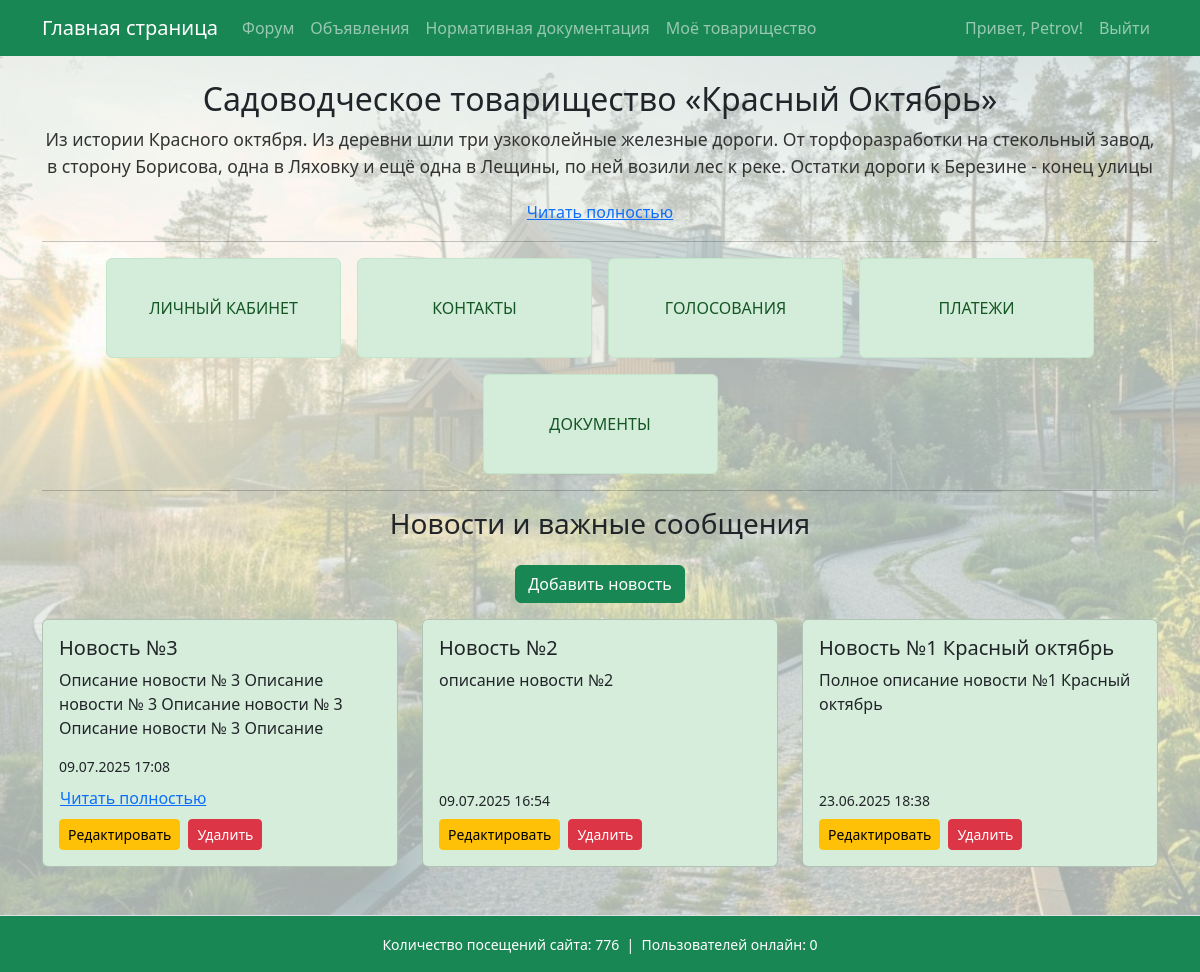
Screenshot of /my_community/ (signed in) with the database file from the repository.
### garden/models.py (models this page shows, shortened)
class Community(models.Model):
    name = models.CharField(max_length=100)
    description = models.TextField(blank=True)
    legal_address = models.TextField("Юридический адрес", blank=True, null=True)
    postal_address = models.TextField("Почтовый адрес", blank=True, null=True)
    bank_details = models.TextField("Банковские реквизиты", blank=True, null=True)
    additional_info = models.TextField("Дополнительная информация", blank=True, null=True)

class News(models.Model):
    community = models.ForeignKey(Community, on_delete=models.CASCADE, related_name='news')
    title = models.CharField(max_length=200, verbose_name='Заголовок')
    content = models.TextField(verbose_name='Описание новости')
    created_at = models.DateTimeField(auto_now_add=True)
    is_deleted = models.BooleanField(default=False)  # Поле мягкого удаления

### garden/views.py (the view)
# urls.py: path('my_community/', views.my_community, name='my_community'),
@login_required
def my_community(request):
    profile = get_object_or_404(Profile, user=request.user)
    community = profile.community
    news_list = News.objects.filter(community=community, is_deleted=False).order_by('-created_at')
    paginator = Paginator(news_list, 6)  # 6 новостей на страницу
    page_number = request.GET.get('page')
    try:
        news = paginator.page(page_number)
    except PageNotAnInteger:
        news = paginator.page(1)
    except EmptyPage:
        news = paginator.page(paginator.num_pages)
    votings = Voting.objects.filter(community=community, active=True)
    is_chairman_or_board = request.user.profile.role in ['chairman', 'board_member']
    return render(request, 'my_community.html', {
        'community': community,
        'news': news,
        'votings': votings,
        'is_chairman_or_board': is_chairman_or_board,
    })

### garden/context_processors.py (called while the page is built)
def total_visits_processor(request):
    counter, created = PageVisit.objects.get_or_create(page_name='main_page')
    return {
        'total_visits': counter.visits
    }

def online_users_processor(request):
    now = timezone.now()
    active_threshold = now - timedelta(seconds=40)  # считаем активными за последние 40 секунд
    online_count = Profile.objects.filter(last_seen__gte=active_threshold).count()
    return {'online_users': online_count}

### garden/templates/my_community.html (shortened to what this page needs)
{% extends 'base.html' %}
{% block content %}
<div class="text-center my-0">
  <h2>Садоводческое товарищество «{{ community.name }}»</h2>
  {% if community.description %}
  <p class="community-description" id="community-description"
     style="overflow: hidden; max-height: 3em; line-height: 1.5em; transition: max-height 0.3s ease;">
    {{ community.description }}
  </p>
  <button id="toggle-description-btn" class="btn btn-link p-0 mt-1" style="display:none;">
    Читать полностью
  </button>
{% endif %}
</div>
<hr>
<div class="d-flex justify-content-center gap-3 flex-wrap">
    <a href="{% url 'profile' %}" class="btn btn-outline-primary square-btn">
        ЛИЧНЫЙ КАБИНЕТ
    </a>
    <a href="{% url 'community_contacts' %}" class="btn btn-outline-primary square-btn">
        КОНТАКТЫ
    </a>
    <a href="{% url 'voting_list' %}" class="btn btn-outline-primary square-btn">
        ГОЛОСОВАНИЯ
    </a>
    <a href="{% url 'community_payment' %}" class="btn btn-outline-primary square-btn">
        ПЛАТЕЖИ
    </a>
    <a href="{% url 'documents_list' community.id %}" class="btn btn-outline-primary square-btn">
        ДОКУМЕНТЫ
    </a>
</div>
<hr>
<h3 class="text-center mb-4">Новости и важные сообщения</h3>
{% if is_chairman_or_board %}
  <div class="text-center mb-3">
    <a href="{% url 'add_news' community.id %}" class="btn btn-success">Добавить новость</a>
  </div>
{% endif %}
{% if news %}
<div class="row">
    {% for item in news %}
    <div class="col-md-4 mb-4">
        <div class="card h-100 text-dark" style="background-color: rgba(213, 237, 218, 1);">
            <div class="card-body d-flex flex-column">
                <h5 class="card-title">{{ item.title }}</h5>
                <p class="card-text" id="news-content-{{ forloop.counter }}"
                   style="overflow: hidden; max-height: 4.5em; transition: max-height 0.3s ease;">
                    {{ item.content }}
                </p>
                <small class="news-date text-dark-green mt-auto" id="news-date-{{ forloop.counter }}">
                    {{ item.created_at|date:"d.m.Y H:i" }}
                </small>
                <button class="btn btn-link p-0 mt-2 align-self-start text-dark-green read-more-btn"
                        data-target="news-content-{{ forloop.counter }}" style="display:none;">
                    Читать полностью
                </button>
                {% if is_chairman_or_board %}
                <div class="mt-2 align-self-start d-flex gap-2">
                    <a href="{% url 'edit_news' item.pk %}" class="btn btn-warning btn-sm">Редактировать</a>
                    <form method="post" action="{% url 'delete_news' item.pk %}" onsubmit="return confirm('Удалить новость?');">
                        <button type="submit" class="btn btn-danger btn-sm">Удалить</button>
                    </form>
                </div>
                {% endif %}
            </div>
        </div>
    </div>
    {% endfor %}
</div>
{% else %}
<p class="text-center">Пока нет новостей.</p>
{% endif %}
{% endblock %}

### templates/base.html (shortened to what this page needs)
<!DOCTYPE html>
<html lang="ru">
<head>
    <link rel="stylesheet" href="https://cdn.jsdelivr.net/npm/bootstrap@5.3.0/dist/css/bootstrap.min.css">
</head>
<body>
    <div class="page-container">
        <nav class="navbar navbar-expand-lg navbar-dark bg-success mb-4">
            <div class="container">
                <a class="navbar-brand" href="{% url 'main_page' %}">Главная страница</a>
                <div class="collapse navbar-collapse" id="navbarSupportedContent">
                    <ul class="navbar-nav me-auto mb-2 mb-lg-0">
                        <li class="nav-item"><a class="nav-link" href="{% url 'forum' %}">Форум</a></li>
                        <li class="nav-item"><a class="nav-link" href="{% url 'ads' %}">Объявления</a></li>
                        <li class="nav-item"><a class="nav-link" href="https://strb.by/" target="_blank" rel="noopener noreferrer">Нормативная документация</a></li>
                        <li class="nav-item"><a class="nav-link" href="{% url 'my_community' %}">Моё товарищество</a></li>
                    </ul>
                    <ul class="navbar-nav ms-auto mb-2 mb-lg-0">
                        {% if user.is_authenticated %}
                            <li class="nav-item">
                                <span class="nav-link">Привет, {{ user.username }}!</span>
                            </li>
                            <li class="nav-item">
                                <a class="nav-link" href="#" onclick="event.preventDefault(); document.getElementById('logout-form').submit();">
                                    Выйти
                                </a>
                            </li>
                        {% else %}
                            <li class="nav-item"><a class="nav-link" href="{% url 'login' %}">Войти</a></li>
                        {% endif %}
                    </ul>
                </div>
            </div>
        </nav>
        <main class="content-wrap container">
            {% block content %}
            {% endblock %}
        </main>
        <footer class="bg-success text-center py-3 mt-4 border-top text-white">
            <div class="container">
                <small>
                    Количество посещений сайта: {{ total_visits }}
                      &nbsp;|&nbsp;
                    Пользователей онлайн: {{ online_users }}
                </small>
            </div>
        </footer>
    </div>
</body>
</html>

### templates/base.html (style rules this page uses)
body, html { height: 100%; margin: 0; }
.page-container { min-height: 100vh; display: flex; flex-direction: column; min-height: 100vh; background-image: url('/static/images/background.jpg'); background-repeat: no-repeat; background-position: center center; background-size: cover; background-color: rgba(240, 248, 245, 0.7); background-blend-mode: lighten; }
.content-wrap { flex: 1; }
.community-description { font-size: 1.1rem; line-height: 1.4; color: #333; }
.square-btn { width: 235px; height: 100px; display: flex; align-items: center; justify-content: center; text-align: center; padding: 0.75rem 1rem; font-size: 1rem; font-weight: 500; white-space: normal; border-radius: 0.375rem; flex-shrink: 0; background-color: #d4edda; color: #155724; border: 1px solid #c3e6cb; transition: background-color 0.3s ease, color 0.3s ease; }

### rows the page displays
Community: name "Красный Октябрь", description "Из истории Красного октября. Из деревни шли три узкоколейные железные дороги. От торфоразработки на стекольный завод, в сторону Борисова, одна в Ляховку и ещё одна в Лещины, по ней возили лес к реке. Остатки дороги к Березине - конец улицы…"
News: title "Новость №3", content "Описание новости № 3 Описание новости № 3 Описание новости № 3 Описание новости № 3 Описание…", created_at "09.07.2025 17:08"
News: title "Новость №2", content "описание новости №2", created_at "09.07.2025 16:54"
News: title "Новость №1 Красный октябрь", content "Полное описание новости №1 Красный октябрь", created_at "23.06.2025 18:38"

### other values shown
{{ user.username }} "Petrov"
{{ total_visits }} "776"
{{ online_users }} "0"
